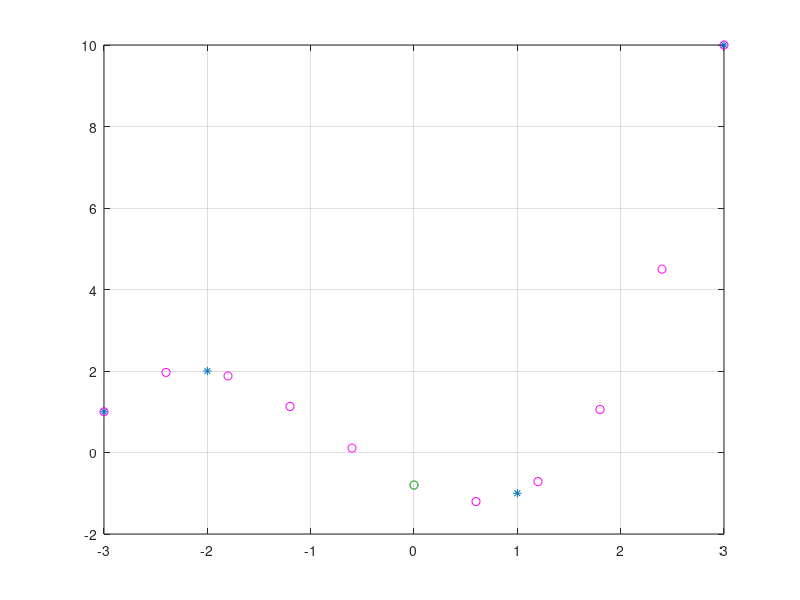

This figure's MATLAB source:
function exercicio_interp_dif_newton
  clear
  clc

  x = [-3 -2 1 3];
  y = [1 2 -1 10];
  n = length(x);

  % gráfico --------------
  h = (max(x) - min(x))/10; % divide pelo número de intervalos
  x1 = [min(x):h:max(x)];
  n1 = length(x1);
  % ----------------------

  a(:,1) = y;

  for j=2:n
    for i=j:n
      a(i,j) = (a(i,j-1) - a(i-1,j-1))/ (x(i) - x(i-j+1));
    endfor
  end
  a
  xx = 0;
  px = poli(x, n, a, xx)

  for i=1:n1
    p1(i) = poli(x,n,a,x1(i));
  endfor

  p1

  plot(x, y, '*')
  grid
  hold on
  plot(x1, p1, 'mo')
  hold on
  plot(xx, px, 'go')

end

function p = poli(x, n, a, xx)
  p=0;
  for i=1:n
    m=1;
    for j=1:i-1
      m = m*(xx-x(j));
    endfor
    p = p+a(i,i)*m;
  end
end
